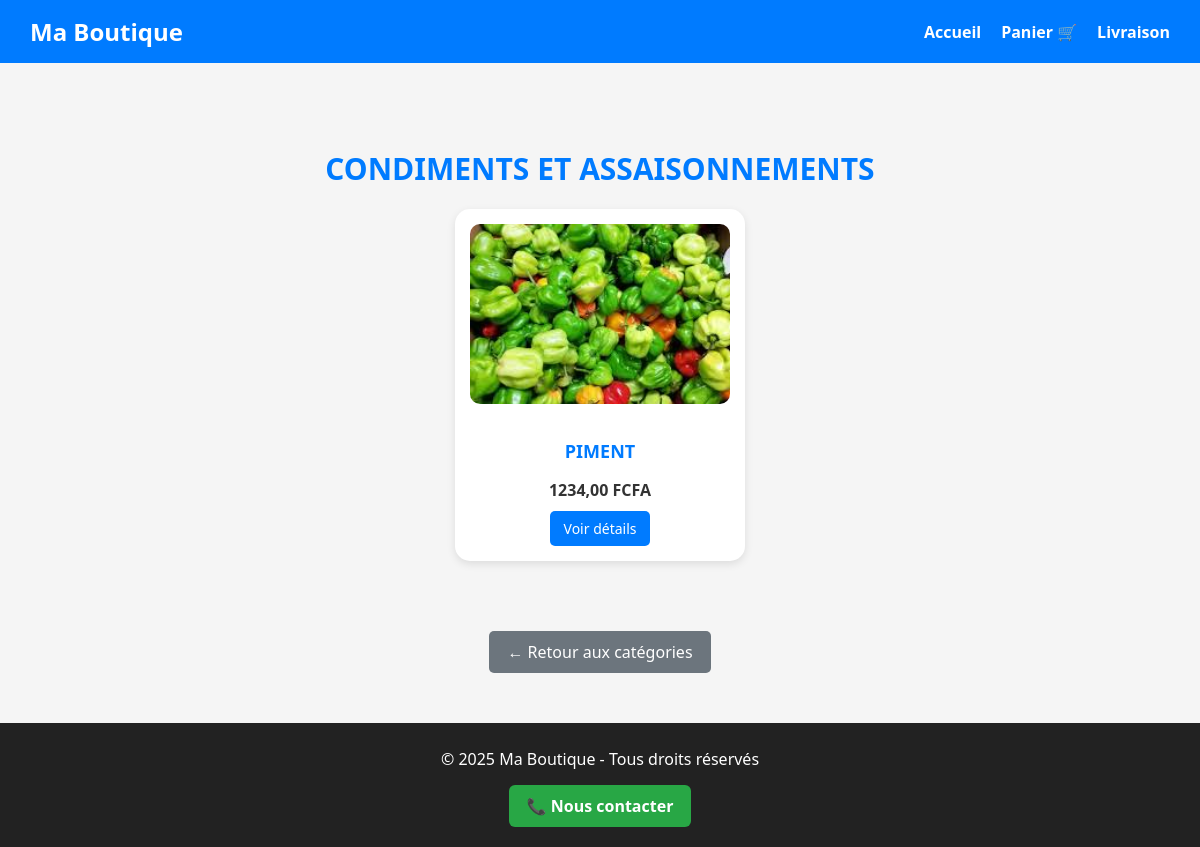
Screenshot of /categorie/CONDIMENTS ET ASSAISONNEMENTS/ with the database file from the repository.
### boutique/models.py (models this page shows, shortened)
class Categorie(models.Model):
    nom = models.CharField(max_length=100, unique=True)
    image = models.ImageField(upload_to='categories/', blank=True, null=True)
    class Meta:
        verbose_name = "Catégorie"
        verbose_name_plural = "Catégories"

class Produit(models.Model):
    categorie = models.ForeignKey(Categorie, on_delete=models.CASCADE, related_name="produits")
    nom = models.CharField(max_length=200)
    description = models.TextField(blank=True, default='')
    prix = models.DecimalField(max_digits=10, decimal_places=2)
    image = models.ImageField(upload_to='produits/', blank=True, null=True)
    stock = models.IntegerField(default=0)

### boutique/views.py (the view)
# urls.py: path('categorie/<str:category_name>/', views.category_products, name='category_products'),
def category_products(request, category_name):
    categorie = get_object_or_404(Categorie, nom__iexact=category_name)
    produits = categorie.produits.all()
    return render(request, 'boutique/category_products.html', {
        'category_name': categorie.nom,
        'produits': produits
    })

### boutique/templates/boutique/category_products.html (shortened to what this page needs)
{% extends 'boutique/base.html' %}
{% load static %}
{% block content %}
<h1 class="titre-page">{{ category_name }}</h1>
<div class="produits-container">
    {% for produit in produits %}
        <div class="produit-card">
            {% if produit.image %}
                <img src="{{ produit.image.url }}" alt="{{ produit.nom }}">
            {% else %}
                <img src="https://via.placeholder.com/250x180?text=Pas+d'image" alt="Pas d'image">
            {% endif %}
            <h3>{{ produit.nom }}</h3>
            <p>{{ produit.prix }} FCFA</p>
            <a href="{% url 'boutique:product_detail' produit.id %}">Voir détails</a>
        </div>
    {% empty %}
        <p>Aucun produit disponible dans cette catégorie.</p>
    {% endfor %}
</div>
<div style="text-align:center;">
    <a href="{% url 'boutique:product_list' %}" class="btn-retour">← Retour aux catégories</a>
</div>
{% endblock %}

### boutique/templates/boutique/base.html (style rules this page uses)
body { margin: 0; font-family: "Segoe UI", Arial, sans-serif; background-color: #f5f5f5; color: #333; }
a { text-decoration: none; color: inherit; }

### boutique/templates/boutique/category_products.html (style rules this page uses)
.titre-page { text-align: center; font-size: 30px; margin: 40px 0 20px; color: #007bff; font-weight: bold; }
.produits-container { display: flex; flex-wrap: wrap; justify-content: center; gap: 25px; margin-bottom: 50px; }
.produit-card { background: white; border-radius: 15px; box-shadow: 0 3px 8px rgba(0,0,0,0.1); width: 260px; text-align: center; padding: 15px; transition: transform 0.2s ease, box-shadow 0.2s ease; }
.produit-card img { width: 100%; height: 180px; object-fit: cover; border-radius: 10px; margin-bottom: 12px; }
.produit-card h3 { font-size: 18px; color: #007bff; margin-bottom: 5px; }
.produit-card p { color: #333; font-weight: bold; margin-bottom: 10px; }
.produit-card a { display: inline-block; background-color: #007bff; color: white; padding: 8px 14px; border-radius: 5px; text-decoration: none; font-size: 14px; }
.btn-retour { display: inline-block; margin: 20px auto; background-color: #6c757d; color: white; padding: 10px 18px; border-radius: 5px; text-decoration: none; }

### rows the page displays
Categorie: nom "CONDIMENTS ET ASSAISONNEMENTS"
Produit: image (picture), nom "PIMENT", prix "1234,00"
